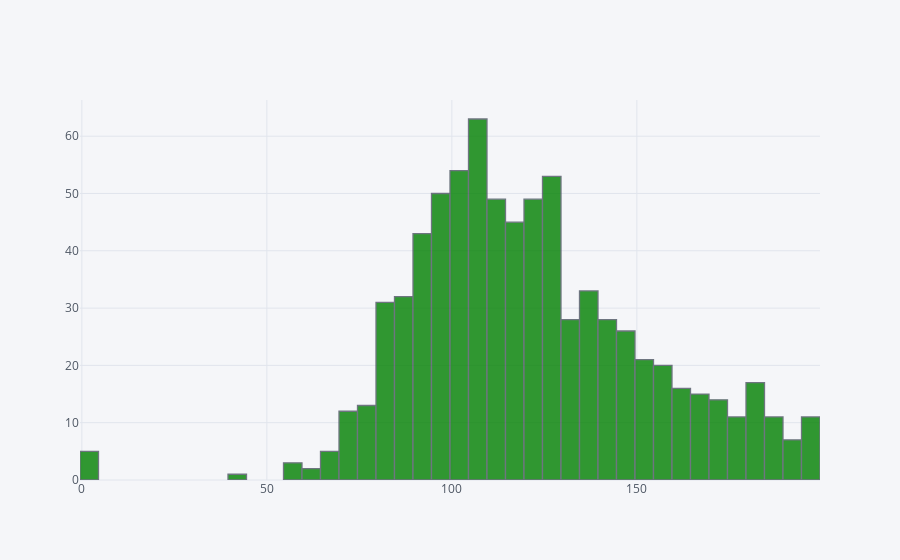

Notebook source saved alongside this figure:
### Code cell
df["Glucose"].iplot(kind="hist",color="green")

### Figure 1 — Plotly figure (JSON) as saved in the notebook; plotly's stock layout.template omitted (floating-point values rounded to 4 significant figures; data arrays with more than 128 entries replaced by an {"elided": "..."} marker saying what was removed)
{"data": [{"histfunc": "count", "histnorm": "", "marker": {"color": "rgba(0, 128, 0, 1.0)", "line": {"color": "#4D5663", "width": 1.3}}, "name": "Glucose", "opacity": 0.8, "orientation": "v", "type": "histogram", "uid": "f4458c4c-5b4a-4ceb-b82e-9f8b143328e7", "x": {"elided": "768 int values"}}], "layout": {"barmode": "overlay", "legend": {"bgcolor": "#F5F6F9", "font": {"color": "#4D5663"}}, "paper_bgcolor": "#F5F6F9", "plot_bgcolor": "#F5F6F9", "title": {"font": {"color": "#4D5663"}}, "xaxis": {"gridcolor": "#E1E5ED", "showgrid": true, "tickfont": {"color": "#4D5663"}, "title": {"font": {"color": "#4D5663"}, "text": ""}, "zerolinecolor": "#E1E5ED"}, "yaxis": {"gridcolor": "#E1E5ED", "showgrid": true, "tickfont": {"color": "#4D5663"}, "title": {"font": {"color": "#4D5663"}, "text": ""}, "zerolinecolor": "#E1E5ED"}}}
